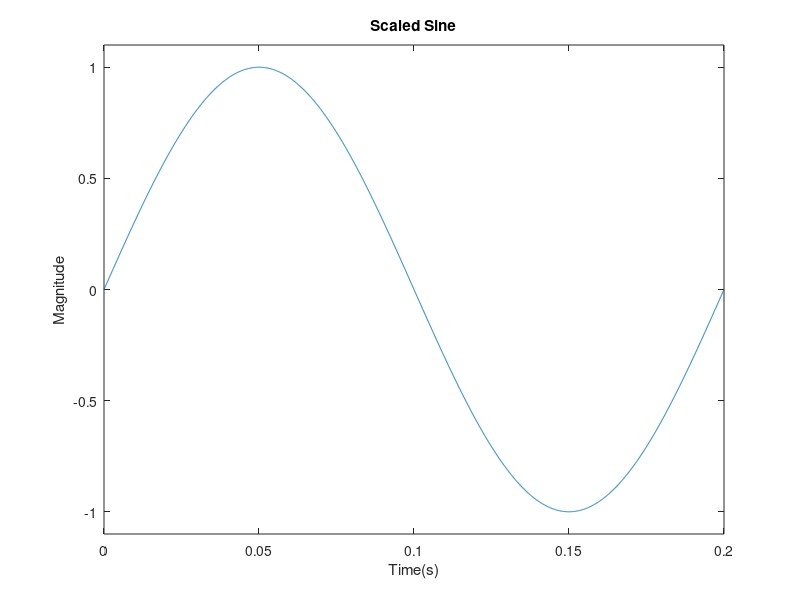

MATLAB code for this plot:
fs = 96000/6;
scale = 1;
freq = 5;
timestep = 1/fs;
t = 0:timestep:(1/freq)-timestep;

steps = fs/freq;
y = (scale*sin(freq*2*pi*t));

plot(t, y);
ylim([-scale*1.1 scale*1.1]);
title("Scaled Sine");
ylabel("Magnitude");
xlabel("Time(s)");

output = y(1:steps);
%writematrix(output',output.h);

outfile = 'sinLUT.txt';
d = fopen(outfile, 'wb'); %opens the output file

for i = 1:steps
    fprintf(d,'%d,',output(i));
    fprintf(d,'\n');
end

fclose(d);
